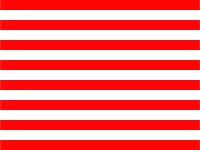
Frame 1 (no input)
Frame 60 (the mouse pressed at the canvas centre just before this capture): identical to frame 1, image omitted
Frame 120 (the mouse held since frame 60 and released just before this capture): identical to frame 1, image omitted

The Processing sketch that drew this single still picture (run headless with seeded random() and noise(); from frame 60 on, the mouse is pressed at the canvas centre):

// Processing sketch: processing_56975
// ── processing_56975.pde

int n = 0;
boolean toggle = false;

void setup() {
  size(200, 150);
  background(255);
  smooth();
  frameRate(30);
}

// sine distortion
float g(float u, float v) {
  //n = 5;
  return (height/4)*sin(PI*v/height)*sin(TWO_PI*(u-1)*(n/2f)/width)+v;
}

void mouseMoved(){
  n = (int)map((float)mouseX/width,0,1,0,15);
}
void keyReleased(){
  toggle = !toggle;
}

void draw() {
  background(255);
  
  for (int v=0; v<height; v++) {
    for (int u=0; u<width; u++) {
      float x = u;
      float y = g(u, v);

      if(toggle) {
          float d = dist(x, y, u, v);
          int c = (int)map(d, 0, height/4, 255, 0);
          stroke(color(c));
          point(u, v);
          point(x,y);
      }
      else{
          if ((v % 20 <10)&&(u>0)) {
            float x0 = u-1;
            float y0 = g(u, v);
            stroke(255, 0, 0);
            line(x0, y0, x, y);
          }
      }
    }
  }

}
